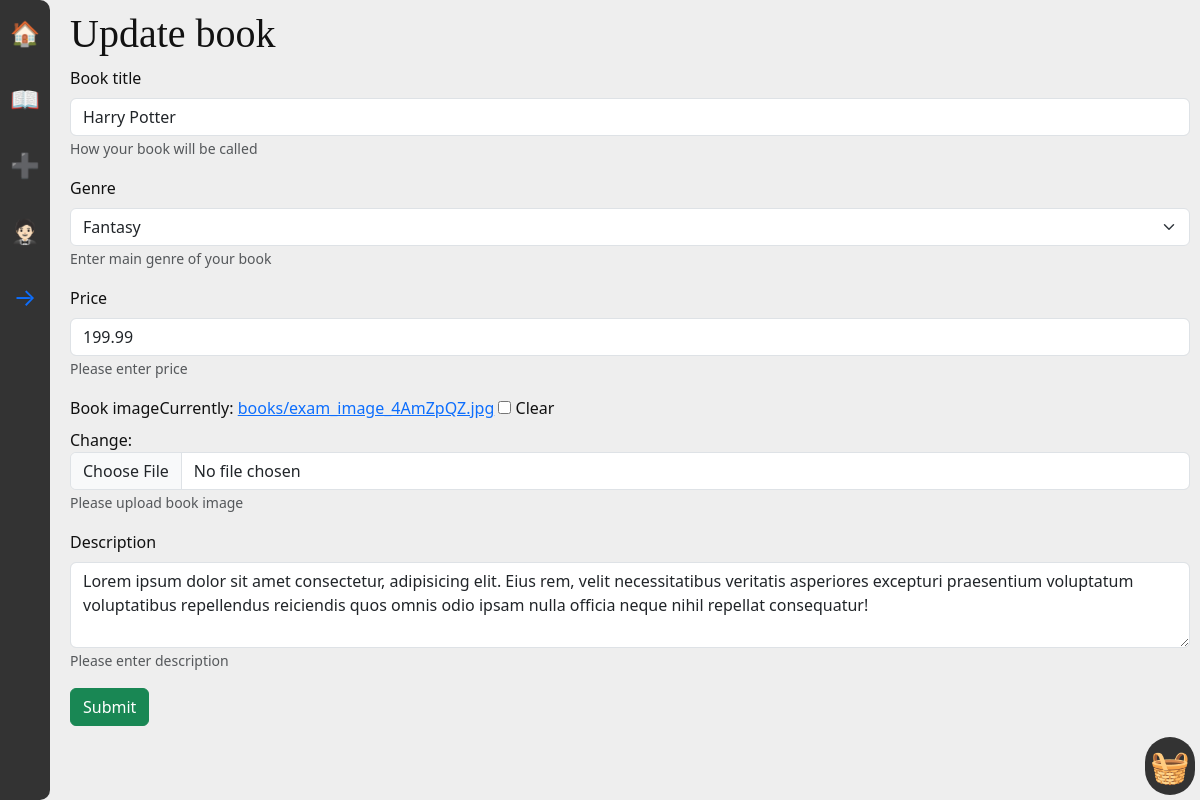
Screenshot of /books/update_book/23 (signed in) with the database file from the repository.
### books/models.py (models this page shows, shortened)
class Books(models.Model):
    title: str = models.CharField(max_length=50)
    description: str = models.TextField()
    author: User = models.ForeignKey(User,
                                     on_delete=models.SET_NULL, null=True, blank=True)
    genre: str = models.CharField(max_length=25)
    is_available: bool = models.BooleanField(default=True)
    price: float = models.DecimalField(max_digits=5, decimal_places=2)
    created: datetime = models.DateTimeField(auto_now_add=True)
    image = models.ImageField(
        default='books/book_default_img.png', upload_to="books")
    objects = models.Manager()  # default
    c_objects = BooksManager()  # custom manager
    class Meta:
        indexes = [
            models.Index(fields=['is_available', 'price']),
        ]
        permissions = [('can_change_book', 'Can change book')]

### books/views.py (the view)
# urls.py: path("update_book/<int:pk>", BookUpdateView.as_view(), name="update_book"),
class BookUpdateView(LoginRequiredMixin, UserPassesTestMixin, UpdateView):
    modal = Books
    form_class = BookForm
    template_name = 'update_book.html'
    success_url = '/books/'
    def get_queryset(self):
        return Books.objects.filter(id=self.kwargs['pk'])
    def test_func(self):
        book = self.get_object()
        if self.request.user == book.author:
            return True
        return False

### books/forms.py
class BookForm(forms.ModelForm):
    title = forms.CharField(max_length=255, label="Book title",
                            help_text="How your book will be called")
    genre = forms.CharField(max_length=255, label="Genre", help_text="Enter main genre of your book",
                            widget=forms.Select(choices=genre_choices))
    price = forms.DecimalField(max_digits=5, decimal_places=2, label="Price",
                               help_text="Please enter price")
    image = forms.ImageField(required=False, label="Book image",
                             help_text="Please upload book image")
    description = forms.CharField(max_length=255, label="Description", help_text="Please enter description",
                                  widget=forms.Textarea(attrs={'rows': 3, 'cols': 50}))
    class Meta:
        model = Books
        fields = ['title', 'genre', 'price', 'image', 'description']

### books/templates/update_book.html (shortened to what this page needs)
{% extends 'base.html' %}
{% load django_bootstrap5 %}
{% load static %}
{% block content %}
    <h1>Update book</h1>
    {% include "form_snippets.html" with form=form %}
{% endblock %}

### templates/form_snippets.html (shortened to what this page needs)
{% load static %}
{% load django_bootstrap5 %}
<form class="panel-body" method="POST" enctype="multipart/form-data">
  {% bootstrap_form form %}
  <button class="btn btn-success" type="submit">
    {% if btn_text %}
      {{ btn_text }}
    {% else %}
      Submit
    {% endif %}
  </button>
</form>

### static/css/base.css (style rules this page uses)
* { padding: 0; margin: 0; box-sizing: border-box; transition: 0.2s ease-out; }
body { background-color: #eee; color: #111; }
h1, h2 { font-family: 'Fino', serif; }

### rows the page displays
Books: title "Harry Potter", genre "Fantasy", price "199.99", description "Lorem ipsum dolor sit amet consectetur, adipisicing elit. Eius rem, velit necessitatibus veritatis asperiores excepturi praesentium voluptatum voluptatibus repellendus reiciendis quos omnis odio ipsam nulla officia neque nihil repellat consequatur!"
